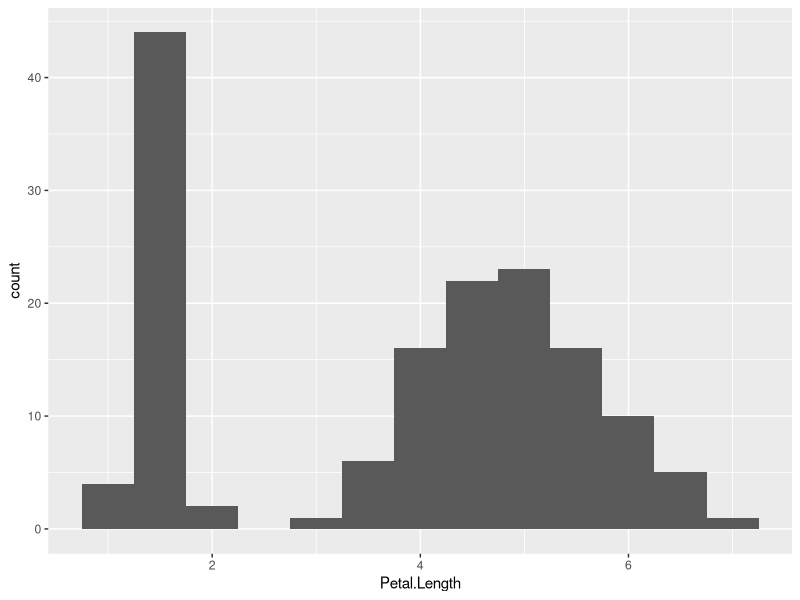
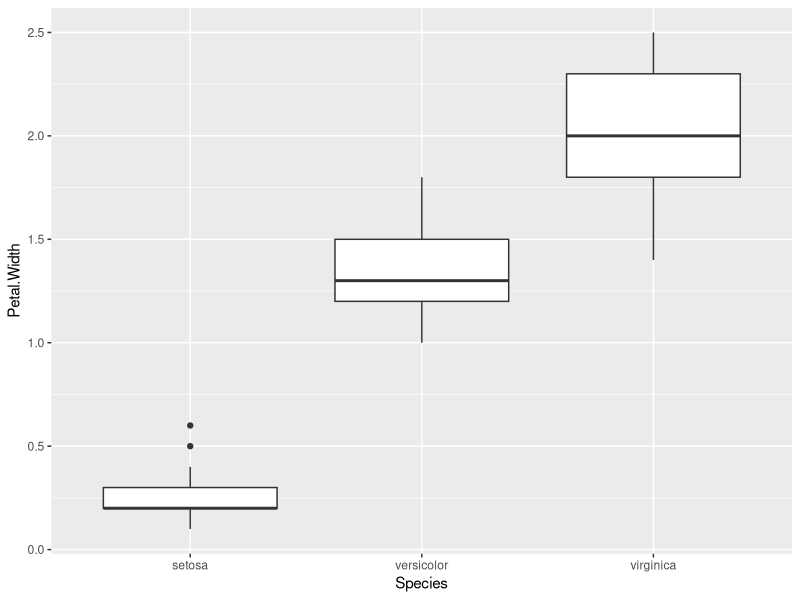

Generate these figures, in order, with R:
# Title     : Taller Iris
# Objective : TODO
# Created by: Adrian Hoyos
# Created on: 27/08/2020

library(dplyr)
library(ggplot2)

datos <- iris

###################### 1. Desviacion estandar #####################
desvest <- datos %>% group_by(Species) %>% summarise(desv.estandar = sqrt(var(Sepal.Length, Sepal.Width)))
print(desvest)

###################### 2. Sacar la moda de las variables #####################
getMode <- function(v) {
   uniqv <- unique(v)
   uniqv[which.max(tabulate(match(v, uniqv)))]
}

sapply(datos[1:4], getMode)

print(datos[datos$Petal.Length == 5.0,])

#3. Histograma de petal.length
grafico <- ggplot(datos, aes(x=Petal.Length)) + geom_histogram(binwidth = 0.5)
print(grafico)

###################### 4. Boxplots por cada tipo de especie #####################
boxplots <- ggplot(datos, aes(x=Species, y=Petal.Width)) + geom_boxplot()
print(boxplots)

##################### 5. Dataframe Top 5 #####################

datos$Sepal.area <- datos$Sepal.Length * datos$Sepal.Width # Añadir nueva columna para el area del sepalo
datos$Petal.area <- datos$Petal.Length * datos$Petal.Width # Añadir nueva columna para el area del petalo

topFiveSepal <- head(arrange(datos, desc(Sepal.area)), 5) # Top 5 Sepalos
topFivePetal <- head(arrange(datos, desc(Petal.area)), 5) # Top 5 Petalos
topFive <- rbind(topFiveSepal, topFivePetal) # Unir los dos dataframes

# Dado que hay flores tanto con el mayor Sepal.area y Petal.area, el dataset toma datos repetidos,
# entonces se define esta variable para dejar los datos sin repetir
removeRepeated <- distinct(topFive)

print(removeRepeated)





